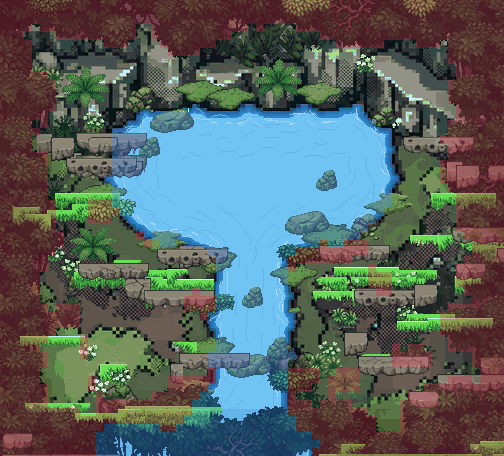

This game map was drawn from its Tiled (.tmx) file and the tilesets committed beside it. A one-line description and the full map source follow:
An orthogonal 63x57 tile map with 8x8 px tiles, 1 tile layer (collision_8px), 1 image layer.

<map version="1.10" tiledversion="1.10.2" orientation="orthogonal" renderorder="right-down" width="63" height="57" tilewidth="8" tileheight="8" infinite="0" nextlayerid="4" nextobjectid="1">
 <properties>
  <property name="moteur" value="RogueEssence / PMDO" />
  <property name="case_lecture_px" type="int" value="24" />
  <property name="viewport" value="320x240" />
 </properties>
 <tileset firstgid="1" source="brosse_collision.tsx" />
 <imagelayer id="1" name="fond">
  <image source="fond.png" width="504" height="456" />
 </imagelayer>
 <layer id="2" name="collision_8px" width="63" height="57" opacity="0.55">
  <data encoding="csv">
2,2,2,2,2,2,2,2,2,2,2,2,2,2,2,2,2,2,2,2,2,2,2,2,2,2,2,2,2,2,2,2,2,2,2,2,2,2,2,2,2,2,2,2,2,2,2,2,2,2,2,2,2,2,2,2,2,2,2,2,2,2,2,
2,2,2,2,2,2,2,2,2,2,2,2,2,2,2,2,2,2,2,2,2,2,2,2,2,2,2,2,2,2,2,2,2,2,2,2,2,2,2,2,2,2,2,2,2,2,2,2,2,2,2,2,2,2,2,2,2,2,2,2,2,2,2,
2,2,2,2,2,2,2,2,2,2,2,2,2,2,2,2,2,2,2,2,2,2,2,2,2,2,2,2,2,2,2,2,2,2,2,2,2,2,2,2,2,2,2,2,2,2,2,2,2,2,2,2,2,2,2,2,2,2,2,2,2,2,2,
2,2,2,2,1,2,2,2,2,2,2,2,2,2,2,2,2,1,1,2,2,2,2,2,2,2,2,2,2,2,2,1,2,1,1,1,1,2,2,2,2,2,2,2,2,2,2,2,2,2,2,2,2,2,2,2,2,2,2,2,2,2,2,
2,2,2,1,1,1,1,2,2,2,2,2,2,2,2,2,2,1,1,2,2,2,2,2,2,2,2,2,2,1,1,1,1,1,1,1,1,1,1,1,2,2,2,2,2,2,2,2,2,2,2,2,2,2,2,2,2,2,2,2,2,2,2,
2,2,2,2,1,1,1,1,1,1,1,1,1,2,2,2,1,1,1,1,2,2,2,2,2,2,2,1,1,1,1,1,1,1,1,1,1,1,1,1,1,1,2,2,2,2,2,2,1,1,1,1,2,2,2,1,2,2,2,2,2,2,2,
2,2,2,2,1,1,1,1,1,1,1,1,1,1,1,1,1,1,1,1,1,2,2,2,2,1,1,1,1,1,1,1,1,1,1,1,1,1,1,1,1,1,1,1,1,1,1,1,1,1,1,1,1,1,1,1,2,2,2,2,2,2,2,
2,2,2,2,1,1,1,1,1,1,1,1,1,1,1,1,1,1,1,1,1,1,1,1,1,1,1,1,1,1,1,1,1,1,1,1,1,1,1,1,1,1,1,1,1,1,1,1,1,1,1,1,1,1,1,1,2,2,2,2,2,2,2,
2,2,2,2,1,1,1,1,1,1,1,1,1,1,1,1,1,1,1,1,1,1,1,1,1,1,1,1,1,1,1,1,1,1,1,1,1,1,1,1,1,1,1,1,1,1,1,1,1,1,1,1,1,1,1,1,1,2,2,2,2,2,2,
2,2,2,2,2,2,1,1,1,1,1,1,1,1,1,1,1,1,1,1,1,1,1,1,1,1,1,1,1,1,1,1,1,1,1,1,1,1,1,1,1,1,1,1,1,1,1,1,1,1,1,1,1,1,1,1,1,2,2,2,2,2,2,
2,2,2,2,2,2,2,1,1,1,1,1,1,1,1,1,1,1,1,1,1,1,1,1,1,1,1,1,1,1,1,1,1,1,1,1,1,1,1,1,1,1,1,1,1,1,1,1,1,1,1,1,1,1,1,1,2,2,2,2,2,2,2,
2,2,2,2,2,2,2,1,1,1,1,1,1,1,1,1,1,1,1,1,1,1,1,1,1,1,1,1,1,1,1,1,1,1,1,1,1,1,1,1,1,1,1,1,1,1,1,1,1,1,1,1,1,1,1,1,2,2,2,2,2,2,2,
2,2,2,2,2,2,2,1,1,1,1,1,1,1,1,1,1,1,1,1,1,1,1,1,1,1,1,1,1,1,1,1,1,1,1,1,1,1,1,1,1,1,1,1,1,1,1,1,1,1,1,1,1,1,1,1,2,2,2,2,2,2,2,
2,2,2,2,2,2,2,1,1,1,1,1,1,1,1,1,1,1,1,1,1,1,1,1,3,1,1,1,1,1,3,3,1,1,1,1,1,3,3,1,1,1,1,1,3,1,1,1,1,1,1,1,1,1,1,1,1,2,2,2,2,2,2,
2,2,2,2,2,2,1,1,1,1,1,1,1,1,1,1,1,3,3,3,3,3,3,3,3,3,3,3,3,3,3,3,3,3,3,3,3,3,3,3,3,3,3,3,3,3,1,1,1,1,1,1,1,1,1,1,1,2,2,2,2,2,2,
2,2,2,2,1,2,1,1,1,1,1,1,1,1,1,1,3,3,3,3,3,3,3,3,3,3,3,3,3,3,3,3,3,3,3,3,3,3,3,3,3,3,3,3,3,3,3,1,1,1,1,1,1,1,1,1,2,2,2,2,2,2,2,
2,2,2,2,2,1,1,1,1,1,1,1,1,1,3,3,3,3,3,3,3,3,3,3,3,3,3,3,3,3,3,3,3,3,3,3,3,3,3,3,3,3,3,3,3,3,3,3,3,1,1,1,1,1,1,1,2,2,2,2,2,2,2,
2,2,2,2,1,1,1,1,1,1,1,1,1,1,3,3,3,3,3,3,3,3,3,3,3,3,3,3,3,3,3,3,3,3,3,3,3,3,3,3,3,3,3,3,3,3,3,3,3,1,1,1,1,1,1,2,2,2,2,2,2,2,2,
2,2,2,2,1,1,1,1,1,1,1,1,1,1,3,3,3,3,3,3,3,3,3,3,3,3,3,3,3,3,3,3,3,3,3,3,3,3,3,3,3,3,3,3,3,3,3,3,3,1,1,1,1,1,1,1,2,2,2,2,2,2,2,
2,2,2,2,2,2,1,1,1,1,1,1,1,1,3,3,3,3,3,3,3,3,3,3,3,3,3,3,3,3,3,3,3,3,3,3,3,3,3,3,3,3,3,3,3,3,3,3,3,1,1,1,1,1,1,1,2,2,2,2,2,2,2,
2,2,2,2,2,2,1,1,1,1,1,1,1,1,3,3,3,3,3,3,3,3,3,3,3,3,3,3,3,3,3,3,3,3,3,3,3,3,3,3,3,3,3,3,3,3,3,3,3,1,1,1,1,1,1,2,2,2,2,2,2,2,2,
2,2,2,2,2,2,1,1,1,1,1,1,1,1,3,3,3,3,3,3,3,3,3,3,3,3,3,3,3,3,3,3,3,3,3,3,3,3,3,3,3,3,3,3,3,3,3,3,3,1,1,1,1,1,1,2,2,2,2,2,2,2,2,
2,2,2,2,2,2,1,1,1,1,1,1,1,3,3,3,3,3,3,3,3,3,3,3,3,3,3,3,3,3,3,3,3,3,3,3,3,3,3,3,3,3,3,3,3,3,3,3,3,3,1,1,1,1,1,2,2,2,2,2,2,2,2,
2,2,2,2,2,2,1,1,1,1,1,1,1,1,3,3,3,3,3,3,3,3,3,3,3,3,3,3,3,3,3,3,3,3,3,3,3,3,3,3,3,3,3,3,3,3,3,3,3,1,1,1,1,1,1,1,2,2,2,2,2,2,2,
2,2,2,2,2,2,1,1,1,1,1,1,1,1,3,3,3,3,3,3,3,3,3,3,3,3,3,3,3,3,3,3,3,3,3,3,3,3,3,3,3,3,3,3,3,3,3,3,3,1,1,1,1,1,1,1,1,2,2,2,2,2,2,
2,2,2,2,2,2,2,1,1,1,1,2,2,2,3,3,3,3,3,3,3,3,3,3,3,3,3,3,3,3,3,3,3,3,3,3,3,3,3,3,3,3,3,3,3,3,3,3,3,1,1,1,1,1,1,1,1,2,2,2,2,2,2,
2,2,2,2,2,2,2,1,1,1,1,2,2,2,2,3,3,3,3,3,3,3,3,3,3,3,3,3,3,3,3,3,3,3,3,3,3,3,3,3,3,3,3,3,3,3,3,3,1,1,1,1,1,1,1,1,1,2,2,2,2,2,2,
2,2,2,2,2,2,2,1,1,1,1,2,2,2,1,1,3,3,3,3,3,3,3,3,3,3,3,3,3,3,3,3,3,3,3,3,3,3,3,3,3,3,3,3,3,3,3,1,1,1,1,1,1,1,1,1,1,2,2,2,2,2,2,
2,2,2,2,2,2,2,1,1,1,1,1,1,1,1,1,1,3,3,3,3,3,3,3,3,3,3,3,3,3,3,3,3,3,3,3,3,3,3,3,3,3,3,3,3,3,1,1,1,1,1,1,1,1,1,1,1,2,2,2,2,2,2,
2,2,2,2,2,2,2,2,1,1,1,1,1,1,1,1,1,2,3,3,3,3,3,3,3,3,3,3,3,3,3,3,3,3,3,3,3,3,3,3,3,3,3,3,3,1,1,1,1,1,1,1,1,1,1,1,1,1,2,2,2,2,2,
2,2,2,2,2,2,2,2,1,1,1,1,1,1,1,1,1,1,2,1,3,3,1,3,3,3,3,3,3,3,3,3,3,3,3,3,3,3,3,3,2,3,3,2,2,2,1,1,1,1,1,1,1,1,1,1,1,1,1,2,2,2,2,
2,2,2,2,2,2,2,1,1,1,1,1,1,1,1,1,1,1,1,1,1,1,1,1,1,1,3,3,3,3,3,3,3,3,3,3,3,2,2,2,2,2,2,2,2,2,1,1,1,1,1,1,1,1,1,1,1,1,1,2,2,2,2,
2,2,2,2,2,2,1,1,1,1,1,1,1,1,1,1,1,1,1,1,1,1,1,1,1,1,1,3,3,3,3,3,3,3,3,3,2,2,2,2,2,2,2,2,1,1,1,1,1,1,1,1,1,1,1,1,1,1,2,2,2,2,2,
2,2,2,2,2,2,1,1,1,1,1,1,1,1,1,1,1,1,1,1,1,1,1,1,1,1,1,3,3,3,3,3,3,3,3,3,2,1,1,1,1,1,1,1,1,1,2,1,1,1,1,1,1,1,1,1,1,2,2,2,2,2,2,
2,2,2,2,2,1,1,1,1,1,1,1,1,1,1,1,1,1,1,1,1,1,1,1,1,1,1,3,3,3,3,3,3,3,3,3,1,1,1,1,1,1,1,1,1,1,2,2,2,1,1,1,1,1,1,1,1,2,2,2,2,2,2,
2,2,2,2,2,1,1,1,1,1,1,1,1,1,1,1,1,1,1,1,1,1,1,1,1,1,1,3,3,3,3,3,3,3,3,3,1,1,1,1,1,1,1,1,1,1,2,2,2,1,1,1,1,1,1,1,1,2,2,2,2,2,2,
2,2,2,2,2,1,1,1,1,1,1,1,1,1,1,1,1,1,1,1,1,1,1,1,2,1,1,3,3,3,3,3,3,3,3,3,1,1,1,1,1,1,1,1,1,1,1,2,2,1,1,1,1,1,1,1,1,1,2,2,2,2,2,
2,2,2,2,2,1,1,1,1,1,1,1,1,1,1,1,1,1,1,1,1,1,1,2,2,2,2,3,3,3,3,3,3,3,3,3,1,1,1,1,1,1,1,1,1,1,1,1,1,1,1,1,1,1,1,1,1,1,1,2,2,2,2,
2,2,2,2,2,2,1,2,2,2,1,1,1,1,1,1,1,1,1,1,1,1,1,2,2,2,2,3,3,3,3,3,3,3,3,3,1,1,1,1,1,1,1,1,1,1,1,1,1,1,1,1,1,1,1,1,2,2,2,2,2,2,2,
2,2,2,2,2,2,2,2,2,2,1,1,1,1,1,1,1,1,1,1,1,1,1,1,1,2,3,3,3,3,3,3,3,3,3,3,3,1,1,1,1,1,1,1,1,1,1,1,1,1,1,1,1,1,1,2,2,2,2,2,2,2,2,
2,2,2,2,2,2,2,2,2,2,1,1,1,1,1,1,1,1,1,1,1,1,1,1,1,1,3,3,3,3,3,3,3,3,3,3,3,1,1,1,1,1,1,1,1,1,1,1,1,1,1,1,1,1,1,2,2,2,2,2,2,2,2,
2,2,2,2,2,2,2,1,1,1,1,1,1,1,1,1,1,1,1,1,1,1,1,1,1,1,1,3,3,3,3,3,3,3,3,3,1,1,1,1,1,1,1,1,1,1,1,1,1,1,1,1,1,1,1,2,2,2,2,2,2,2,2,
2,2,2,2,2,2,1,1,1,1,2,1,1,1,1,1,1,1,1,1,1,1,1,1,1,1,1,3,3,3,3,3,3,3,3,3,1,1,1,1,1,1,1,1,1,1,1,1,1,1,1,1,1,1,1,1,2,2,2,2,2,2,2,
2,2,2,2,2,1,1,1,1,1,2,1,1,1,1,1,1,1,1,1,1,1,1,1,1,1,1,3,3,3,3,3,3,3,3,3,1,1,1,1,1,1,1,1,1,1,1,1,1,2,1,2,2,1,1,1,2,2,2,2,2,2,2,
2,2,2,2,2,2,1,1,1,1,2,1,1,1,1,1,1,1,1,1,1,1,1,1,1,1,3,3,3,3,3,3,3,3,3,3,3,1,1,1,1,1,1,1,1,1,1,1,1,2,2,2,2,2,1,1,1,1,1,2,2,2,2,
2,2,2,2,2,2,1,1,1,1,1,1,1,1,1,1,1,1,1,1,1,1,1,1,1,1,3,3,3,3,3,3,3,3,3,3,1,1,1,1,1,1,1,1,1,1,1,1,1,2,2,2,2,2,1,1,1,1,1,2,2,2,2,
2,2,2,2,2,1,1,1,1,1,1,1,1,1,1,1,1,1,1,1,1,1,1,1,1,1,2,3,3,3,3,3,3,3,3,3,2,2,2,2,1,1,2,2,2,1,1,1,1,1,1,1,1,1,1,1,1,1,1,1,2,2,2,
2,2,2,2,2,1,1,1,1,1,1,2,1,1,1,1,1,1,1,1,1,2,2,2,2,2,2,3,3,3,3,3,3,3,3,3,2,2,2,2,1,2,2,2,2,1,1,1,1,1,1,1,1,1,1,1,2,2,2,1,2,2,2,
2,2,2,2,2,2,1,1,1,1,1,2,1,1,1,1,1,1,1,1,1,2,2,2,2,2,3,3,3,3,3,3,3,3,3,3,2,2,2,1,1,2,2,2,2,1,1,1,1,1,1,1,1,2,2,2,2,2,2,2,2,2,2,
2,2,2,2,2,2,1,1,1,1,1,1,2,1,1,1,1,1,1,2,2,2,2,2,2,3,3,3,3,3,3,3,3,3,3,3,2,1,1,1,1,2,1,1,1,1,1,1,1,1,1,2,2,2,2,2,2,2,2,2,2,2,2,
2,2,2,2,2,2,1,1,1,1,1,1,2,2,2,2,2,2,2,2,2,2,2,2,3,3,3,3,3,3,3,3,3,3,3,3,2,2,2,1,2,2,2,2,1,1,1,1,1,1,2,2,2,2,2,2,2,2,2,2,2,2,2,
2,2,2,2,2,2,2,2,2,2,1,1,2,2,2,2,2,2,2,2,2,2,2,2,3,3,3,3,3,3,3,3,3,3,3,3,2,2,2,2,2,2,2,2,2,2,1,1,1,1,2,2,2,2,2,2,2,2,2,2,2,2,2,
2,2,2,2,2,2,2,2,2,2,2,2,2,2,2,2,2,2,2,2,2,2,2,3,3,3,3,3,3,3,3,3,3,3,3,3,3,2,2,2,2,2,2,2,2,2,2,1,1,1,2,2,2,2,2,2,2,2,2,2,2,2,2,
2,2,2,2,2,2,2,2,2,2,2,2,2,3,3,3,3,3,3,3,2,2,3,3,3,3,3,3,3,3,3,3,3,3,3,3,3,2,2,2,2,2,2,2,2,2,2,1,1,1,2,2,2,2,2,2,2,2,2,2,2,2,2,
2,2,2,2,2,2,2,2,2,2,2,2,3,3,3,3,3,3,3,3,3,3,3,3,3,3,3,3,3,3,3,3,3,3,3,3,3,3,3,2,2,2,2,2,2,2,2,2,2,2,2,2,2,2,2,2,2,2,2,2,2,2,2,
2,2,2,2,2,2,2,2,2,2,2,2,3,3,3,3,3,3,3,3,3,3,3,3,3,3,3,3,3,3,3,3,3,3,3,3,3,3,3,3,2,2,2,2,2,2,2,2,2,2,2,2,2,2,2,2,2,2,2,2,2,2,2,
2,2,2,2,2,2,2,2,2,2,2,2,3,3,3,3,3,3,3,3,3,3,3,3,3,3,3,3,3,3,3,3,3,3,3,3,3,3,3,2,2,2,2,2,2,2,2,2,2,2,2,2,2,2,2,2,2,2,2,2,2,2,2
  </data>
 </layer>
</map>
